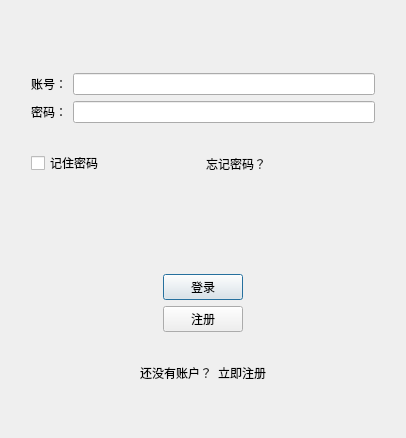
<?xml version="1.0" encoding="UTF-8"?>
<ui version="4.0">
 <class>LoginDlgClass</class>
 <widget class="QDialog" name="LoginDlgClass">
  <property name="geometry">
   <rect>
    <x>0</x>
    <y>0</y>
    <width>406</width>
    <height>438</height>
   </rect>
  </property>
  <property name="windowTitle">
   <string>LoginDlg</string>
  </property>
  <layout class="QVBoxLayout" name="verticalLayout" stretch="1,9">
   <item>
    <spacer name="verticalSpacer_2">
     <property name="orientation">
      <enum>Qt::Orientation::Vertical</enum>
     </property>
     <property name="sizeHint" stdset="0">
      <size>
       <width>20</width>
       <height>40</height>
      </size>
     </property>
    </spacer>
   </item>
   <item>
    <layout class="QVBoxLayout" name="LoginDlgLayout" stretch="2,2,2,2,2,2,2">
     <property name="sizeConstraint">
      <enum>QLayout::SizeConstraint::SetDefaultConstraint</enum>
     </property>
     <property name="leftMargin">
      <number>20</number>
     </property>
     <property name="topMargin">
      <number>20</number>
     </property>
     <property name="rightMargin">
      <number>20</number>
     </property>
     <property name="bottomMargin">
      <number>20</number>
     </property>
     <item>
      <layout class="QHBoxLayout" name="AccountLayout">
       <item>
        <widget class="QLabel" name="label_accout">
         <property name="text">
          <string>账号：</string>
         </property>
        </widget>
       </item>
       <item>
        <widget class="QLineEdit" name="lineEdit_accout"/>
       </item>
      </layout>
     </item>
     <item>
      <layout class="QHBoxLayout" name="PassWordLayout">
       <item>
        <widget class="QLabel" name="label_password">
         <property name="text">
          <string>密码：</string>
         </property>
        </widget>
       </item>
       <item>
        <widget class="QLineEdit" name="lineEdit_password"/>
       </item>
      </layout>
     </item>
     <item>
      <layout class="QHBoxLayout" name="horizontalLayout">
       <item>
        <widget class="QCheckBox" name="checkBox_remeberPwd">
         <property name="text">
          <string>记住密码</string>
         </property>
        </widget>
       </item>
       <item>
        <widget class="ClickedLabel" name="label_forgetPwd">
         <property name="text">
          <string>忘记密码？</string>
         </property>
        </widget>
       </item>
      </layout>
     </item>
     <item>
      <spacer name="verticalSpacer">
       <property name="orientation">
        <enum>Qt::Orientation::Vertical</enum>
       </property>
       <property name="sizeHint" stdset="0">
        <size>
         <width>20</width>
         <height>40</height>
        </size>
       </property>
      </spacer>
     </item>
     <item>
      <layout class="QHBoxLayout" name="loginButtonLayout">
       <item>
        <spacer name="horizontalSpacer_3">
         <property name="orientation">
          <enum>Qt::Orientation::Horizontal</enum>
         </property>
         <property name="sizeHint" stdset="0">
          <size>
           <width>40</width>
           <height>20</height>
          </size>
         </property>
        </spacer>
       </item>
       <item>
        <widget class="QPushButton" name="button_logon">
         <property name="sizePolicy">
          <sizepolicy hsizetype="Preferred" vsizetype="Maximum">
           <horstretch>0</horstretch>
           <verstretch>0</verstretch>
          </sizepolicy>
         </property>
         <property name="text">
          <string>登录</string>
         </property>
        </widget>
       </item>
       <item>
        <spacer name="horizontalSpacer_4">
         <property name="orientation">
          <enum>Qt::Orientation::Horizontal</enum>
         </property>
         <property name="sizeHint" stdset="0">
          <size>
           <width>40</width>
           <height>20</height>
          </size>
         </property>
        </spacer>
       </item>
      </layout>
     </item>
     <item>
      <layout class="QHBoxLayout" name="horizontalLayout_3">
       <item>
        <spacer name="horizontalSpacer_5">
         <property name="orientation">
          <enum>Qt::Orientation::Horizontal</enum>
         </property>
         <property name="sizeHint" stdset="0">
          <size>
           <width>40</width>
           <height>20</height>
          </size>
         </property>
        </spacer>
       </item>
       <item>
        <widget class="QPushButton" name="button_register">
         <property name="text">
          <string>注册</string>
         </property>
        </widget>
       </item>
       <item>
        <spacer name="horizontalSpacer_6">
         <property name="orientation">
          <enum>Qt::Orientation::Horizontal</enum>
         </property>
         <property name="sizeHint" stdset="0">
          <size>
           <width>40</width>
           <height>20</height>
          </size>
         </property>
        </spacer>
       </item>
      </layout>
     </item>
     <item>
      <layout class="QHBoxLayout" name="horizontalLayout_2">
       <item>
        <spacer name="horizontalSpacer">
         <property name="orientation">
          <enum>Qt::Orientation::Horizontal</enum>
         </property>
         <property name="sizeHint" stdset="0">
          <size>
           <width>40</width>
           <height>20</height>
          </size>
         </property>
        </spacer>
       </item>
       <item>
        <widget class="QLabel" name="label_2">
         <property name="text">
          <string>还没有账户？</string>
         </property>
        </widget>
       </item>
       <item>
        <widget class="QLabel" name="label_register">
         <property name="text">
          <string>立即注册</string>
         </property>
        </widget>
       </item>
       <item>
        <spacer name="horizontalSpacer_2">
         <property name="orientation">
          <enum>Qt::Orientation::Horizontal</enum>
         </property>
         <property name="sizeHint" stdset="0">
          <size>
           <width>40</width>
           <height>20</height>
          </size>
         </property>
        </spacer>
       </item>
      </layout>
     </item>
    </layout>
   </item>
  </layout>
 </widget>
 <layoutdefault spacing="6" margin="11"/>
 <customwidgets>
  <customwidget>
   <class>ClickedLabel</class>
   <extends>QLabel</extends>
   <header>clickedlabel.h</header>
  </customwidget>
 </customwidgets>
 <resources/>
 <connections/>
</ui>
